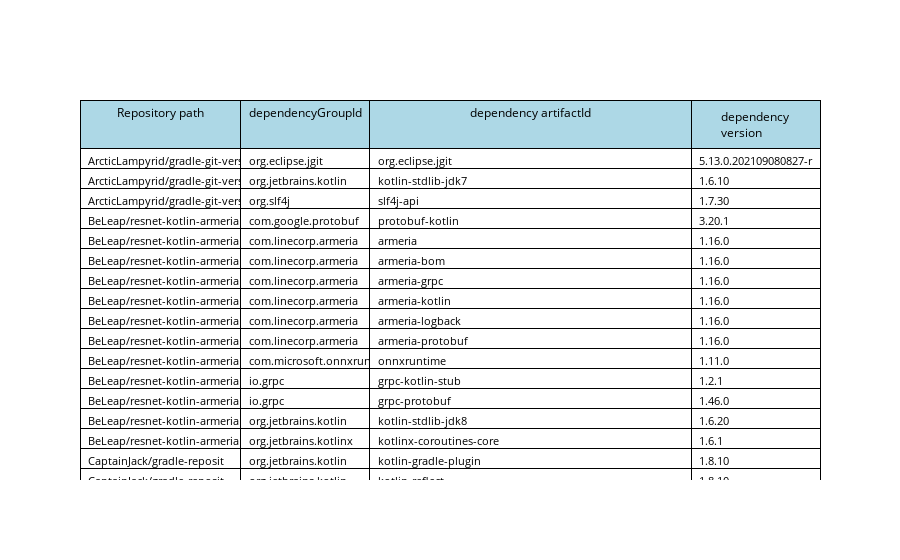

Notebook code for this chart:
### Code cell
import plotly.graph_objects as go

import pandas as pd


# 生成颜色的函数
def generate_color(repository_path):
    # 使用 hashlib 计算字符串的哈希值
    hash_value = hashlib.md5(repository_path.encode()).hexdigest()
    
    # 将哈希值的一部分用作 RGB 颜色的组成部分
    r = int(hash_value[0:2], 16)
    g = int(hash_value[2:4], 16)
    b = int(hash_value[4:6], 16)
    
    # 返回颜色代码
    return f"rgb({r},{g},{b})"


df = pd.read_csv("../samples/dependency-report.csv")
df = df.drop_duplicates(subset=['repositoryPath', 'dependencyArtifactId'])
df["dependency"] = df["dependencyGroupId"] + '.' + df["dependencyArtifactId"]
df.sort_values(by=["repositoryPath", "dependencyGroupId", "dependencyArtifactId"], inplace=True)

df["color"] = df["repositoryPath"].apply(generate_color)



fig = go.Figure(data=[go.Table(
  columnwidth = [100, 80, 200, 80],
  header=dict(
    values=["Repository path", "dependencyGroupId", "dependency artifactId", "dependency version"],
    line_color='black', fill_color='lightblue',
    align='center', font=dict(color='black', size=12)
  ),
  cells=dict(
    values=[df.repositoryPath, df.dependencyGroupId, df.dependencyArtifactId, df.dependencyVersion],
    line_color='black', fill_color='white',
    align='left', font=dict(color='black', size=11)
  ))
])

fig.show()

### Figure 1 — Plotly figure (JSON) as saved in the notebook; plotly's stock layout.template omitted (floating-point values rounded to 4 significant figures; data arrays with more than 128 entries replaced by an {"elided": "..."} marker saying what was removed)
{"data": [{"cells": {"align": "left", "fill": {"color": "white"}, "font": {"color": "black", "size": 11}, "line": {"color": "black"}, "values": {"elided": "4x441 str values"}}, "columnwidth": [100, 80, 200, 80], "header": {"align": "center", "fill": {"color": "lightblue"}, "font": {"color": "black", "size": 12}, "line": {"color": "black"}, "values": ["Repository path", "dependencyGroupId", "dependency artifactId", "dependency version"]}, "type": "table"}], "layout": {}}
